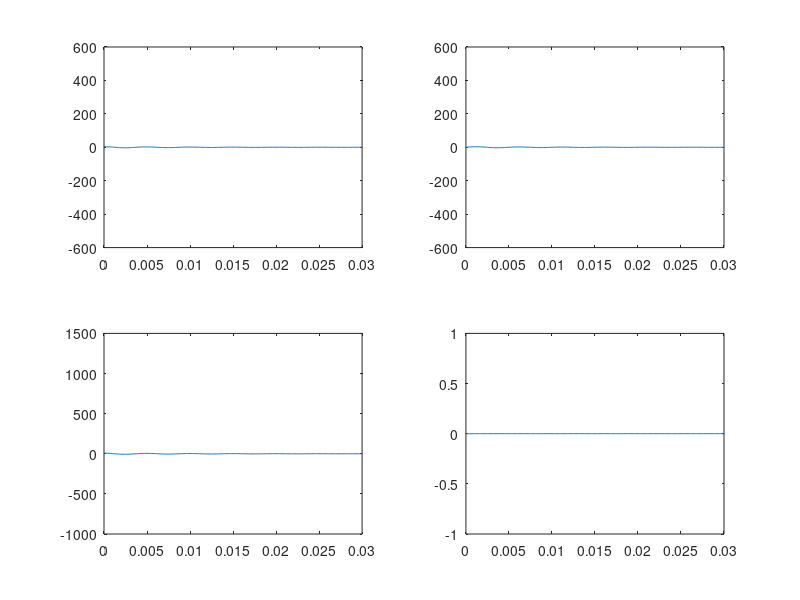

Recreate this plot in MATLAB.
% 4. Exponentielle complexe
clear; close all; clc;

A = 4;
sigma = -100;
f = 200;
omega = 2*pi*f;
resolution = 100e-6;

t = -50e-3:resolution:100e-3;

z = sigma + 1j*omega;
% z' est le conjugue complexe de z
x1 = A*exp(z*t);
x2 = A*exp(t*z) + A*exp(t*(z'));

%% Plots

axes(1) = subplot(221);
plot(t, real(x1));

axes(2) = subplot(222);
plot(t, imag(x1));

axes(3) = subplot(223);
plot(t, real(x2));

axes(4) = subplot(224);
plot(t, imag(x2));

linkaxes(axes, 'x');
xlim([0 30e-3]);

% sigma represente a quelle vitesse la fonction arrive a 0
% omega represente la vitesse a laquelle est oscille
% Pour le signal x2, on additionne deux exponentielles complexes avec leur
% oscillation en anti-phase. L'oscillation finale est donc nulle. Pour leur
% amplitude differentes, leur partie reelle sont en phase, donc elles
% s'additionnent. On a donc que la partie reelle de x2 est le double de
% celle de x1.
